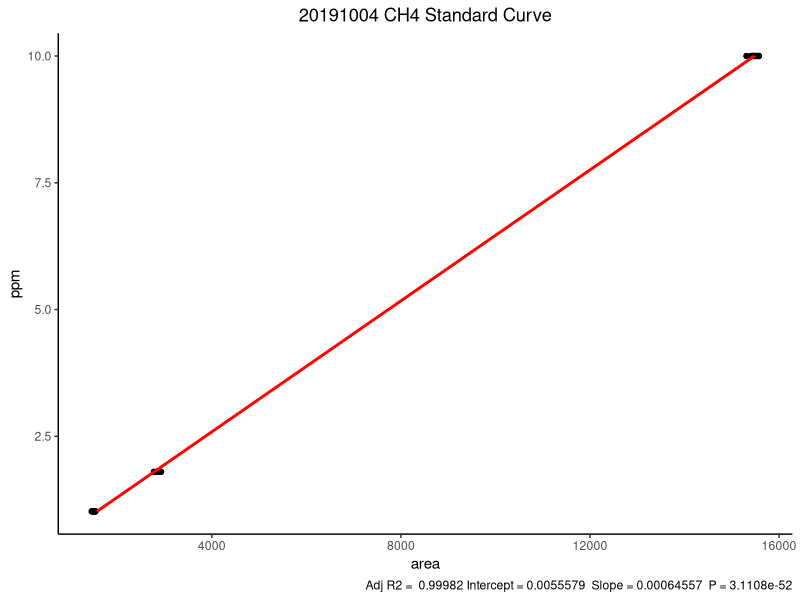

The R script that drew this image:
#------------------------------------------
# Load packages
library(tidyverse)
library(here)


#-------------------------------------------
# Read in data

ch4_standards <- read_csv(here::here("data",
                                     "ch4_standard_raw.csv"))

#-------------------------------------------
# Use lm(), linear model function, to create regression model

### Change dates in name and filter

fit_ch4_20191004 <- lm(ppm ~ area, data = ch4_standards %>% filter(date == "2019_10_04"))

#-------------------------------------------
#Use summary function to get summary information about linear model

### Changes dates

summary(fit_ch4_20191004)

#--------------------------------------------
#Function to create standard curve
### Change date in labs

ggplot_regression <- function (fit) {
  
  require(ggplot2)
  
  ggplot(fit$model, aes_string(x = names(fit$model)[1], y = names(fit$model)[2])) + 
    geom_point() +
    stat_smooth(method = "lm", col = "red") +
    labs(title = "20191004 CH4 Standard Curve", caption = paste("Adj R2 = ",signif(summary(fit)$adj.r.squared, 5),
                                                                "Intercept =",signif(fit$coef[[1]],5 ),
                                                                " Slope =",signif(fit$coef[[2]], 5),
                                                                " P =",signif(summary(fit)$coef[2,4], 5)))
}

### Change date in filter




ggplot_regression(lm(ppm ~ area, data = ch4_standards %>% 
                       filter(date == "2019_10_04")))+
  coord_flip()+
  theme_classic()+
  theme(panel.grid.major = element_blank(),
        panel.grid.minor = element_blank(),
        plot.title = element_text(hjust = 0.5),
        title = element_text(vjust=3))

